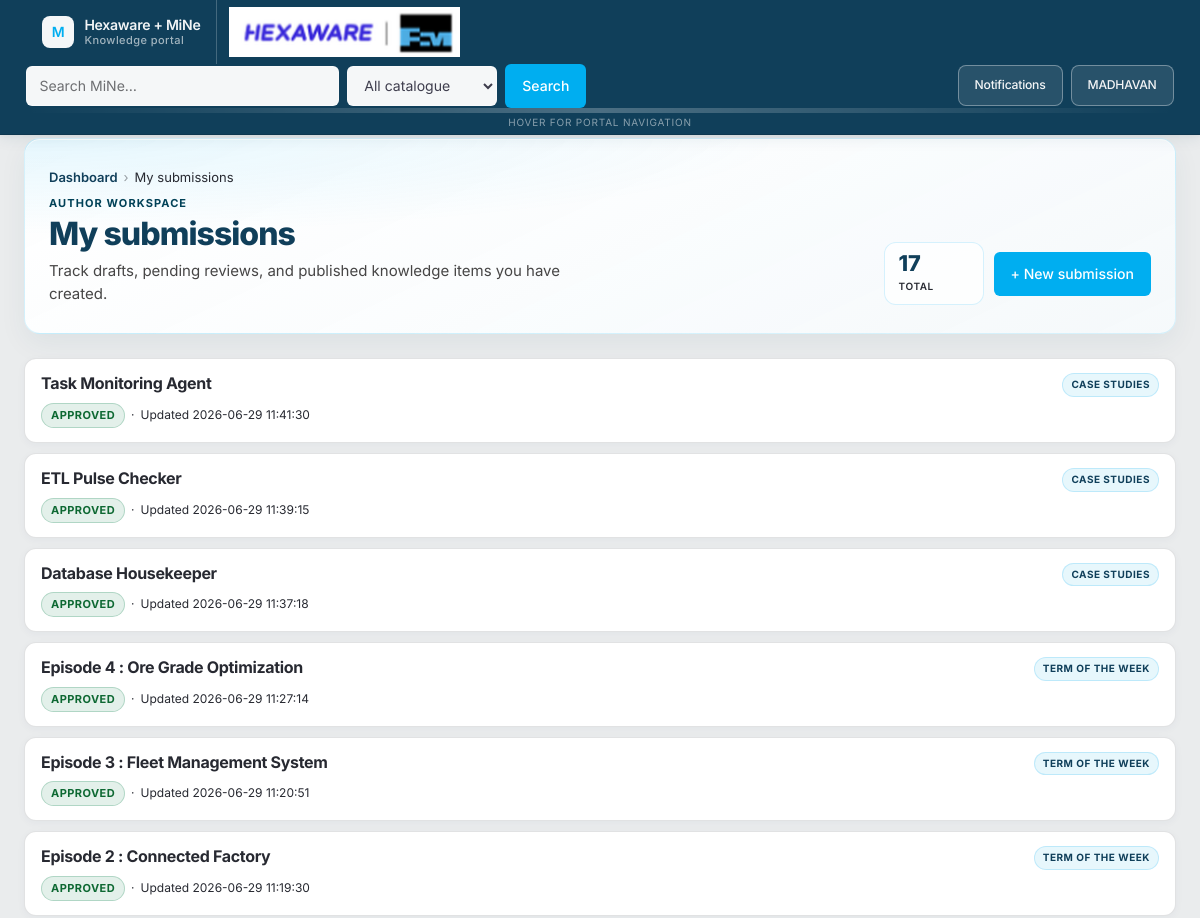
Page /my/submissions (signed in, upper part) on the earlier database version.
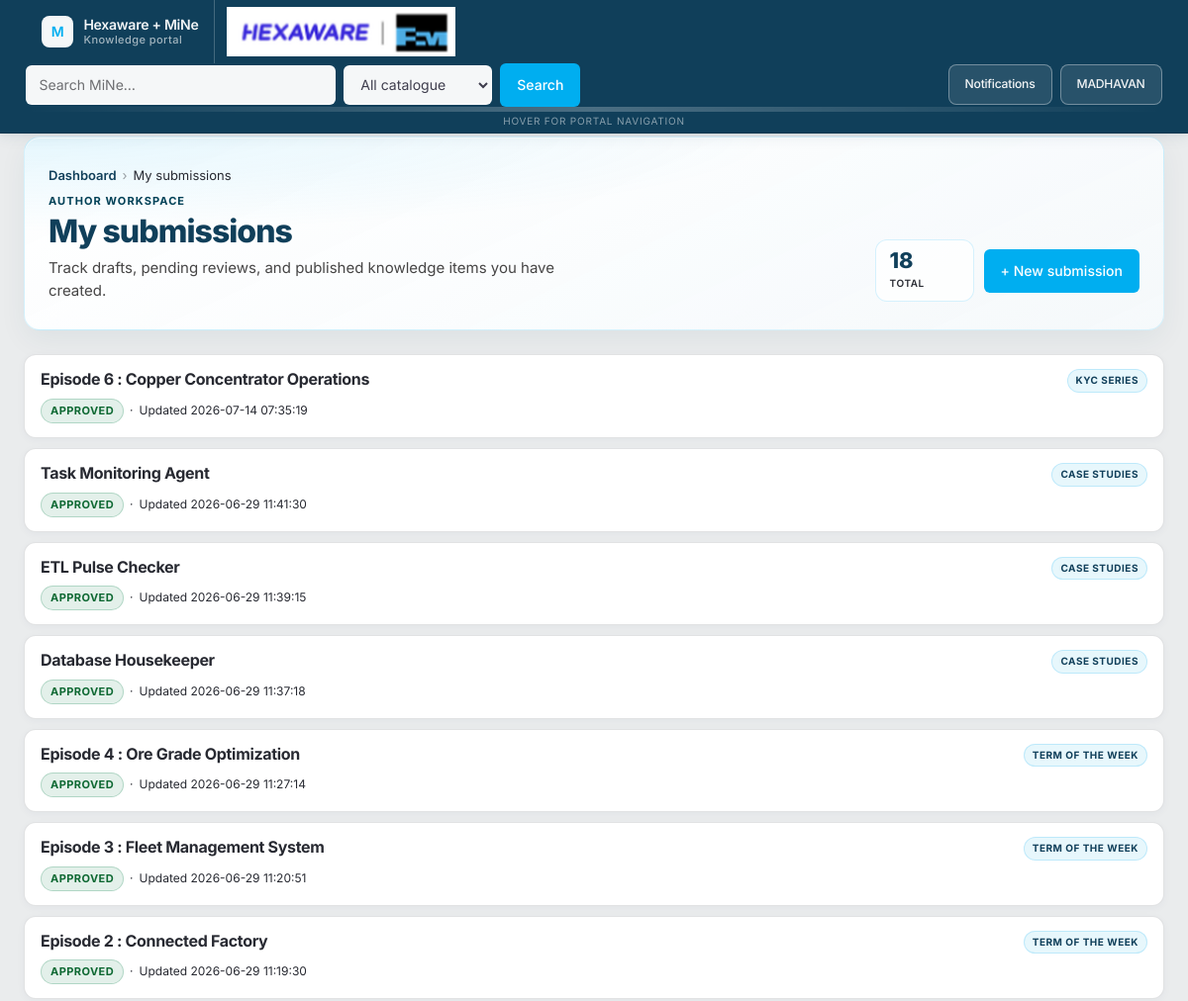
Same page on the later database version.
### tables this page shows
CREATE TABLE content (
  id INTEGER PRIMARY KEY AUTOINCREMENT,
  module TEXT,
  title TEXT,
  summary TEXT,
  body TEXT,
  status TEXT,
  author_id INTEGER,
  created_at DATETIME DEFAULT CURRENT_TIMESTAMP,
  updated_at DATETIME DEFAULT CURRENT_TIMESTAMP,
  FOREIGN KEY (author_id) REFERENCES users(id)
);

### mine/main.py (the view)
@bp.route("/my/submissions")
@login_required
@roles_required("admin", "moderator")
def my_submissions():
    user = load_current_user()
    db = get_db()
    rows = db.execute(
        """
        SELECT c.*, u.display_name AS author_name
        FROM content c
        JOIN users u ON u.id = c.author_id
        WHERE c.author_id = ?
        ORDER BY c.updated_at DESC
        """,
        (user["id"],),
    ).fetchall()
    return render_template("my_submissions.html", rows=rows)

### mine/auth_utils.py (called while the page is built)
def load_current_user():
    if "_mine_user" in g:
        return g._mine_user
    uid = session.get("user_id")
    if not uid:
        g._mine_user = None
        return None
    row = get_db().execute(
        "SELECT * FROM users WHERE id = ? AND is_active = 1",
        (uid,),
    ).fetchone()
    g._mine_user = row
    return row

def login_required(f):
    @wraps(f)
    def wrapped(*args, **kwargs):
        if not load_current_user():
            return redirect(url_for("auth.login", next=login_next_url()))
        return f(*args, **kwargs)
    return wrapped

def roles_required(*roles):
    def deco(f):
        @wraps(f)
        def wrapped(*args, **kwargs):
            user = load_current_user()
            if not user:
                return redirect(url_for("auth.login", next=login_next_url()))
            if user["role"] not in roles:
                abort(403)
            return f(*args, **kwargs)
        return wrapped
    return deco

### mine/catalog_modules.py (called while the page is built)
def module_label(slug: str | None) -> str:
    key = (slug or "").strip()
    if not key:
        return "—"
    return MODULE_LABELS.get(key, key.replace("_", " ").title())

### templates/my_submissions.html (shortened to what this page needs)
{% extends "base.html" %}
{% from "includes/status_badge.html" import status_badge %}
{% block content %}
<div class="portal-page">
  <header class="portal-hero">
    <div class="portal-hero__copy">
      <nav class="portal-breadcrumb" aria-label="Breadcrumb">
        <a href="{{ url_for('main.dashboard') }}">Dashboard</a>
        <span class="portal-breadcrumb__sep" aria-hidden="true">›</span>
        <span aria-current="page">My submissions</span>
      </nav>
      <span class="portal-eyebrow">Author workspace</span>
      <h1 class="portal-hero__title">My submissions</h1>
      <p class="portal-lede">Track drafts, pending reviews, and published knowledge items you have created.</p>
    </div>
    <div class="portal-hero__aside">
      <div class="portal-stat" role="status">
        <span class="portal-stat__value">{{ rows|length }}</span>
        <span class="portal-stat__label">Total</span>
      </div>
      <a class="btn btn-primary" href="{{ url_for('content.content_create') }}">+ New submission</a>
    </div>
  </header>
  {% if rows and rows|length > 0 %}
    <ul class="portal-result-list">
      {% for item in rows %}
        <li>
          <a class="portal-result" href="{{ url_for('content.content_view', cid=item.id) }}">
            <div class="portal-result__top">
              <h2 class="portal-result__title">{{ item.title }}</h2>
              <span class="portal-module-chip">{{ module_label(item.module) }}</span>
            </div>
            <p class="portal-result__meta">
              {{ status_badge(item.status) }}
              <span aria-hidden="true"> · </span>
              Updated {{ item.updated_at }}
            </p>
          </a>
        </li>
      {% endfor %}
    </ul>
  {% endif %}
</div>
{% endblock %}

### templates/includes/status_badge.html
{% macro status_badge(status) %}
  {% set s = (status or '')|lower %}
  {% if s == 'approved' %}
    <span class="portal-status portal-status--approved">Approved</span>
  {% elif s == 'pending' %}
    <span class="portal-status portal-status--pending">Pending</span>
  {% elif s == 'rejected' %}
    <span class="portal-status portal-status--rejected">Rejected</span>
  {% elif s == 'draft' %}
    <span class="portal-status portal-status--draft">Draft</span>
  {% else %}
    <span class="portal-status portal-status--draft">{{ status or '—' }}</span>
  {% endif %}
{% endmacro %}

Differences in the rows shown:
added content: title "Episode 6 : Copper Concentrator Operations", module "KYC SERIES", updated_at "2026-07-14 07:35:19"
Other differences:
{{ rows|length }}: "17" → "18"
